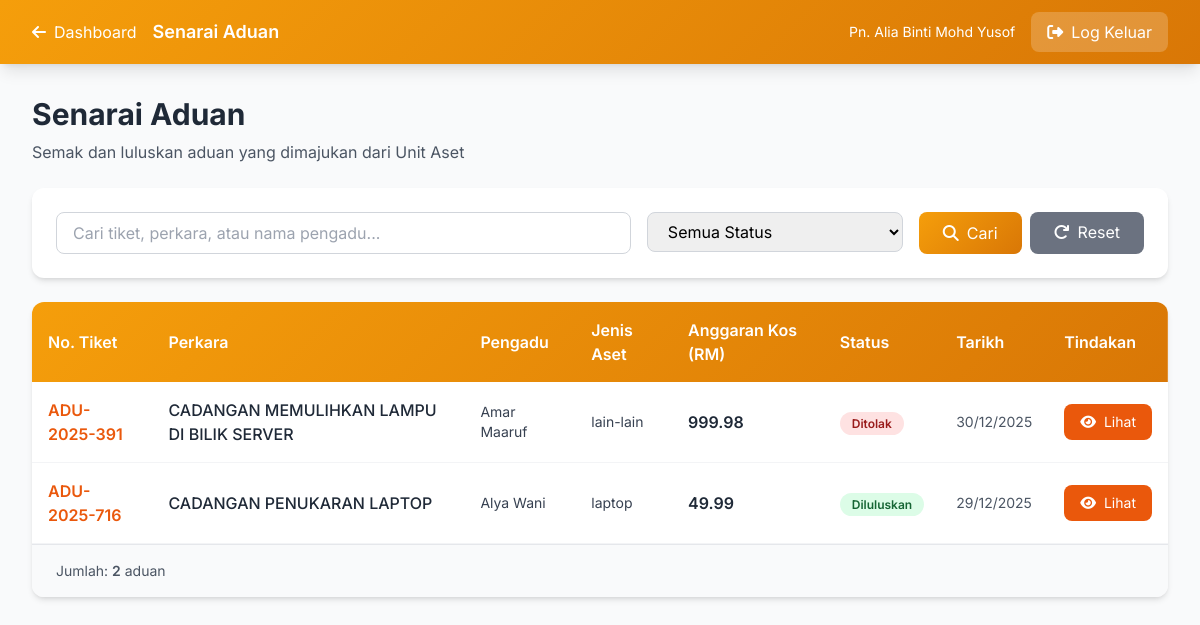
/admin/bahagian-pentadbiran-kewangan/complaints.php (signed in), run on an earlier commit of the app's database.
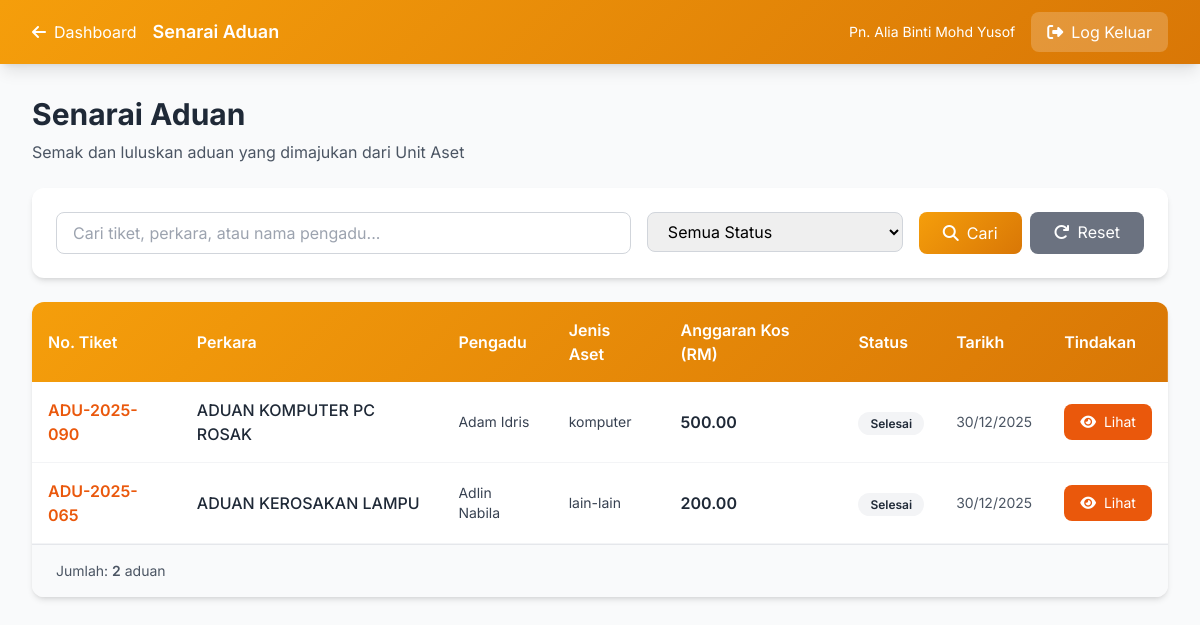
And on a later commit of the database.
### tables this page shows
CREATE TABLE `complaints` (
  `id` int NOT NULL,
  `ticket_number` varchar(50) NOT NULL,
  `jenis` enum('aduan','cadangan') NOT NULL,
  `perkara` varchar(500) NOT NULL,
  `keterangan` text NOT NULL,
  `user_id` int DEFAULT NULL,
  `nama_pengadu` varchar(255) NOT NULL,
  `alamat` text,
  `no_telefon` varchar(50) DEFAULT NULL,
  `poskod` varchar(10) DEFAULT NULL,
  `jawatan` varchar(255) DEFAULT NULL,
  `bahagian` varchar(255) DEFAULT NULL,
  `tingkat` varchar(50) DEFAULT NULL,
  `email` varchar(255) NOT NULL,
  `no_sambungan` varchar(50) DEFAULT NULL,
  `jenis_aset` varchar(100) DEFAULT NULL,
  `no_pendaftaran_aset` varchar(100) DEFAULT NULL,
  `pengguna_akhir` varchar(255) DEFAULT NULL,
  `tarikh_kerosakan` date DEFAULT NULL,
  `perihal_kerosakan` varchar(255) DEFAULT NULL,
  `perihal_kerosakan_value` varchar(100) DEFAULT NULL,
  `officer_id` int DEFAULT NULL,
  `pegawai_penerima` varchar(255) DEFAULT NULL,
  `status` enum('pending','dalam_pemeriksaan','sedang_dibaiki','selesai','dibatalkan') DEFAULT 'pending',
  `workflow_status` enum('baru','disahkan_unit_aduan','dimajukan_unit_aset','dalam_semakan_unit_aset','dimajukan_pegawai_pelulus','diluluskan','ditolak','dimajukan_unit_it','selesai') DEFAULT 'baru',
  `unit_aduan_verified_by` int DEFAULT NULL,
  `priority` enum('rendah','sederhana','tinggi','kritikal') DEFAULT 'sederhana',
  `progress` int DEFAULT '0',
  `rating` enum('cemerlang','baik','memuaskan','tidak_memuaskan') DEFAULT NULL,
  `feedback_comment` text,
  `created_at` timestamp NOT NULL DEFAULT CURRENT_TIMESTAMP,
  `updated_at` timestamp NOT NULL DEFAULT CURRENT_TIMESTAMP ON UPDATE CURRENT_TIMESTAMP,
  `completed_at` timestamp NULL DEFAULT NULL,
  `unit_aduan_verified_at` datetime DEFAULT NULL,
  `dimajukan_ke` int DEFAULT NULL COMMENT 'Unit Aset Officer ID',
  `tindakan_susulan` text,
  `tindakan_kesimpulan` text,
  `unit_aset_officer_id` int DEFAULT NULL,
  `unit_aset_reviewed_at` datetime DEFAULT NULL,
  `pegawai_pelulus_id` int DEFAULT NULL,
  `pegawai_pelulus_reviewed_at` datetime DEFAULT NULL,
  `pegawai_pelulus_status` enum('diluluskan','ditolak','pending') DEFAULT 'pending',
  `unit_aset_processed_by` int DEFAULT NULL COMMENT 'User ID who processed in Unit Aset',
  `unit_aset_processed_at` datetime DEFAULT NULL COMMENT 'When Unit Aset processed',
  `approval_officer_id` int DEFAULT NULL COMMENT 'Approval officer for this complaint',
  `unit_it_officer_id` int DEFAULT NULL COMMENT 'Unit IT officer assigned to execute the work',
  `unit_it_assigned_at` datetime DEFAULT NULL COMMENT 'When Unit IT was assigned',
  `unit_it_completed_by` int DEFAULT NULL COMMENT 'User ID who completed in Unit IT',
  `unit_it_completed_at` datetime DEFAULT NULL COMMENT 'When Unit IT completed the work'
);

CREATE TABLE `borang_kerosakan_aset` (
  `id` int NOT NULL,
  `complaint_id` int NOT NULL,
  `jenis_aset` varchar(100) DEFAULT NULL,
  `no_siri_pendaftaran_aset` varchar(100) DEFAULT NULL,
  `pengguna_terakhir` varchar(255) DEFAULT NULL,
  `tarikh_kerosakan` date DEFAULT NULL,
  `perihal_kerosakan` varchar(255) DEFAULT NULL,
  `nama_jawatan_pengadu` varchar(255) DEFAULT NULL,
  `tarikh_pengadu` date DEFAULT NULL,
  `jumlah_kos_penyelenggaraan_terdahulu` decimal(10,2) DEFAULT '0.00',
  `anggaran_kos_penyelenggaraan` decimal(10,2) DEFAULT '0.00',
  `nama_jawatan_pegawai_aset` varchar(255) DEFAULT NULL,
  `tarikh_pegawai_aset` date DEFAULT NULL,
  `syor_ulasan` text,
  `keputusan_status` enum('diluluskan','ditolak','pending') DEFAULT 'pending',
  `keputusan_ulasan` text,
  `keputusan_nama` varchar(255) DEFAULT NULL,
  `keputusan_jawatan` varchar(255) DEFAULT NULL,
  `keputusan_tarikh` date DEFAULT NULL,
  `tandatangan_dijana_komputer` tinyint(1) DEFAULT '1',
  `created_at` timestamp NULL DEFAULT CURRENT_TIMESTAMP,
  `updated_at` timestamp NULL DEFAULT CURRENT_TIMESTAMP ON UPDATE CURRENT_TIMESTAMP
);

### admin/bahagian-pentadbiran-kewangan/complaints.php (the view, shortened to what the changed rows need)
<?php
$db = getDB();
$query = "
    SELECT c.*,
           u_unit_aset.nama_penuh as unit_aset_officer_name,
           bka.anggaran_kos_penyelenggaraan,
           bka.keputusan_status,
           bka.keputusan_tarikh
    FROM complaints c
    LEFT JOIN users u_unit_aset ON c.unit_aset_processed_by = u_unit_aset.id
    LEFT JOIN borang_kerosakan_aset bka ON c.id = bka.complaint_id
    WHERE c.workflow_status IN ('dimajukan_pegawai_pelulus', 'diluluskan', 'ditolak', 'selesai')
";
$params = [];
$query .= " ORDER BY c.updated_at DESC";
$stmt = $db->prepare($query);
$stmt->execute($params);
$complaints = $stmt->fetchAll();
?>
<!DOCTYPE html>
<html lang="ms">
<head>
    <script src="https://cdn.tailwindcss.com"></script>
    <link href="https://cdnjs.cloudflare.com/ajax/libs/font-awesome/6.4.0/css/all.min.css" rel="stylesheet">
</head>
<body class="bg-gray-50">
    <div class="max-w-7xl mx-auto px-4 sm:px-6 lg:px-8 py-8">
        <div class="mb-6">
            <h1 class="text-3xl font-bold text-gray-800">Senarai Aduan</h1>
        </div>
        <div class="bg-white rounded-xl shadow-md overflow-hidden">
            <div class="overflow-x-auto">
                <table class="w-full">
                    <thead class="gradient-bg text-white">
                        <tr>
                            <th class="text-left py-4 px-4 font-semibold">No. Tiket</th>
                            <th class="text-left py-4 px-4 font-semibold">Perkara</th>
                            <th class="text-left py-4 px-4 font-semibold">Pengadu</th>
                            <th class="text-left py-4 px-4 font-semibold">Jenis Aset</th>
                            <th class="text-left py-4 px-4 font-semibold">Anggaran Kos (RM)</th>
                            <th class="text-left py-4 px-4 font-semibold">Status</th>
                            <th class="text-left py-4 px-4 font-semibold">Tarikh</th>
                            <th class="text-left py-4 px-4 font-semibold">Tindakan</th>
                        </tr>
                    </thead>
                    <tbody>
                        <?php if (empty($complaints)): ?>
                        <tr>
                            <td colspan="8" class="text-center py-12 text-gray-500">
                                <i class="fas fa-inbox text-5xl mb-3 text-gray-400"></i>
                                <p class="text-lg">Tiada aduan dijumpai</p>
                            </td>
                        </tr>
                        <?php else: ?>
                        <?php foreach ($complaints as $complaint): ?>
                        <tr class="border-b border-gray-100 hover:bg-orange-50 transition">
                            <td class="py-4 px-4">
                                <span class="font-semibold text-orange-600"><?php echo htmlspecialchars($complaint['ticket_number']); ?></span>
                            </td>
                            <td class="py-4 px-4">
                                <p class="font-medium text-gray-800"><?php echo htmlspecialchars(substr($complaint['perkara'], 0, 60)); ?><?php echo strlen($complaint['perkara']) > 60 ? '...' : ''; ?></p>
                            </td>
                            <td class="py-4 px-4 text-sm text-gray-700">
                                <?php echo htmlspecialchars($complaint['nama_pengadu']); ?>
                            </td>
                            <td class="py-4 px-4 text-sm text-gray-700">
                                <?php echo htmlspecialchars($complaint['jenis_aset'] ?? '-'); ?>
                            </td>
                            <td class="py-4 px-4">
                                <?php
                                if (!empty($complaint['anggaran_kos_penyelenggaraan'])) {
                                    echo '<span class="font-semibold text-gray-800">' . number_format($complaint['anggaran_kos_penyelenggaraan'], 2) . '</span>';
                                } else {
                                    echo '<span class="text-gray-400">-</span>';
                                }
                                ?>
                            </td>
                            <td class="py-4 px-4">
                                <?php
                                $workflow_colors = [
                                    'dimajukan_pegawai_pelulus' => 'bg-yellow-100 text-yellow-800',
                                    'diluluskan' => 'bg-green-100 text-green-800',
                                    'ditolak' => 'bg-red-100 text-red-800',
                                    'selesai' => 'bg-gray-100 text-gray-800'
                                ];
                                $workflow_labels = [
                                    'dimajukan_pegawai_pelulus' => 'Perlu Kelulusan',
                                    'diluluskan' => 'Diluluskan',
                                    'ditolak' => 'Ditolak',
                                    'selesai' => 'Selesai'
                                ];
                                $color = $workflow_colors[$complaint['workflow_status']] ?? 'bg-gray-100 text-gray-800';
                                $label = $workflow_labels[$complaint['workflow_status']] ?? $complaint['workflow_status'];
                                ?>
                                <span class="px-3 py-1 rounded-full text-xs font-semibold <?php echo $color; ?>">
                                    <?php echo $label; ?>
                                </span>
                            </td>
                            <td class="py-4 px-4 text-sm text-gray-600">
                                <?php echo date('d/m/Y', strtotime($complaint['updated_at'])); ?>
                            </td>
                            <td class="py-4 px-4">
                                <a href="view_complaint.php?id=<?php echo $complaint['id']; ?>"
                                   class="inline-flex items-center px-4 py-2 bg-orange-600 text-white rounded-lg hover:bg-orange-700 transition text-sm">
                                    <i class="fas fa-eye mr-2"></i>Lihat
                                </a>
                            </td>
                        </tr>
                        <?php endforeach; ?>
                        <?php endif; ?>
                    </tbody>
                </table>
            </div>
        </div>
    </div>
</body>
</html>

What changed in the data, as far as the page shows it:
removed complaints: ticket_number "ADU-2025-391", perkara "CADANGAN MEMULIHKAN LAMPU DI BILIK SERVER", nama_pengadu "Amar Maaruf", jenis_aset "lain-lain", borang_kerosakan_aset.anggaran_kos_penyelenggaraan "999.98", workflow_status "Ditolak", updated_at "30/12/2025"
removed complaints: ticket_number "ADU-2025-716", perkara "CADANGAN PENUKARAN LAPTOP", nama_pengadu "Alya Wani", jenis_aset "laptop", borang_kerosakan_aset.anggaran_kos_penyelenggaraan "49.99", workflow_status "Diluluskan", updated_at "29/12/2025"
added complaints: ticket_number "ADU-2025-090", perkara "ADUAN KOMPUTER PC ROSAK", nama_pengadu "Adam Idris", jenis_aset "komputer", borang_kerosakan_aset.anggaran_kos_penyelenggaraan "500.00", workflow_status "Selesai", updated_at "30/12/2025"
added complaints: ticket_number "ADU-2025-065", perkara "ADUAN KEROSAKAN LAMPU", nama_pengadu "Adlin Nabila", jenis_aset "lain-lain", borang_kerosakan_aset.anggaran_kos_penyelenggaraan "200.00", workflow_status "Selesai", updated_at "30/12/2025"
